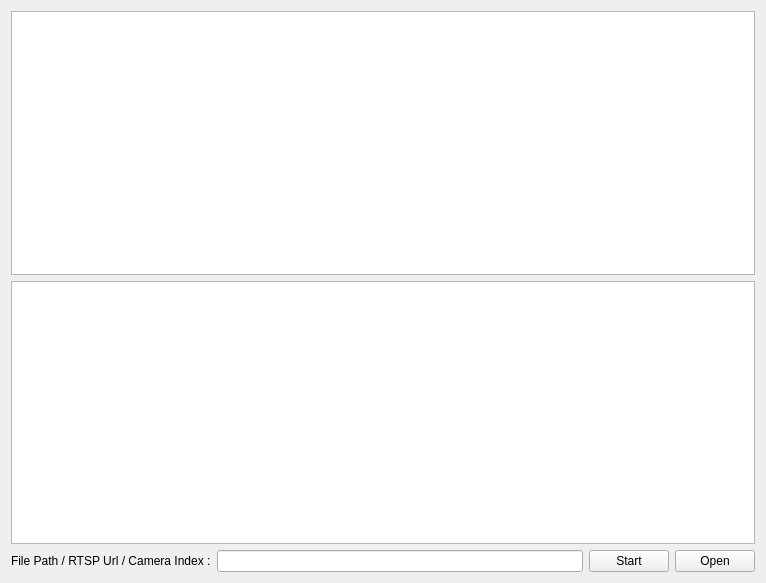
<?xml version="1.0" encoding="UTF-8"?>
<ui version="4.0">
 <class>MainWindow</class>
 <widget class="QMainWindow" name="MainWindow">
  <property name="geometry">
   <rect>
    <x>0</x>
    <y>0</y>
    <width>766</width>
    <height>583</height>
   </rect>
  </property>
  <property name="windowTitle">
   <string>Video Processor</string>
  </property>
  <widget class="QWidget" name="centralWidget">
   <layout class="QGridLayout" name="gridLayout">
    <item row="1" column="0">
     <widget class="QGraphicsView" name="graphicsView"/>
    </item>
    <item row="2" column="0">
     <layout class="QHBoxLayout" name="horizontalLayout">
      <item>
       <widget class="QLabel" name="label">
        <property name="text">
         <string>File Path / RTSP Url / Camera Index :</string>
        </property>
       </widget>
      </item>
      <item>
       <widget class="QLineEdit" name="videoEdit"/>
      </item>
      <item>
       <widget class="QPushButton" name="startBtn">
        <property name="text">
         <string>Start</string>
        </property>
       </widget>
      </item>
      <item>
       <widget class="QPushButton" name="openBtn">
        <property name="text">
         <string>Open</string>
        </property>
       </widget>
      </item>
     </layout>
    </item>
    <item row="0" column="0">
     <widget class="QTextBrowser" name="textBrowser"/>
    </item>
   </layout>
  </widget>
 </widget>
 <layoutdefault spacing="6" margin="11"/>
 <resources/>
 <connections/>
</ui>
